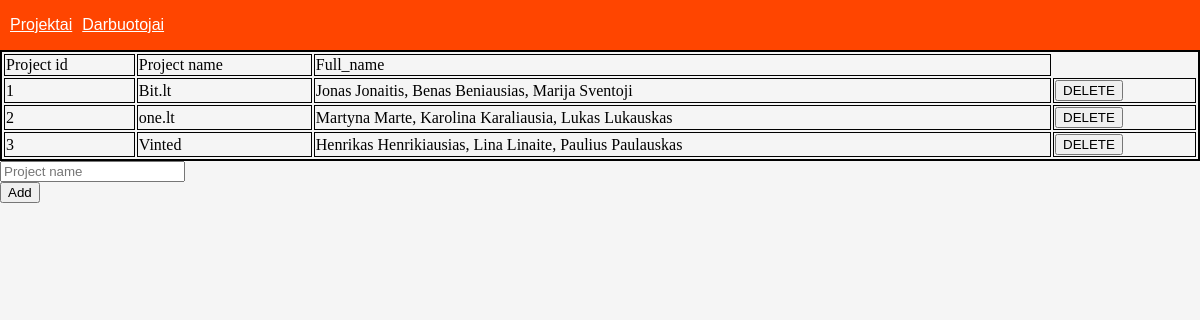
The page / on the database its author committed.
### tables this page shows
CREATE TABLE `projektai` (
  `project_id` int(11) NOT NULL AUTO_INCREMENT,
  `project_name` varchar(55) DEFAULT NULL,
  PRIMARY KEY (`project_id`),
  UNIQUE KEY `project_id` (`project_id`)
);

### Library/projektai.php (the view)
<?php
print('<table>
<tr>
<td>Project id</td>
<td>Project name</td>
<td>Full_name</td>
</tr>');
$sql = 'SELECT project_id, project_name, GROUP_CONCAT(CONCAT(first_name, " " ,last_name) SEPARATOR ", ")
as Full_name
FROM sprint1.projektai
left join darbuotojai
on projektai.project_name = darbuotojai.WorkingOn
group by project_name, project_id;';
$resultproj = mysqli_query($conn, $sql);
if (mysqli_num_rows($resultproj) > 0) {
    $counter=0;
    while($row = mysqli_fetch_assoc($resultproj)) {
        print('<tr>'.
              '<td> ' . ++$counter . '</td>' .
              ' <td>' . $row['project_name'] . '</td>' .
              ' <td>' . $row['Full_name'].'</td>' .
              '<td><form action="" method="POST"><button type="submit" name="delete" value="' . $row["project_id"]. '">DELETE</button></form>' .
              '</td></tr>');
    }
}
else {
    echo "0 results";
}
?>
</table>
<form action="" method="post">
        <input  type="text" name="project_name" placeholder="Project name" required autofocus><br>
        <button type="submit" name="addProject">Add</button>
    </form>

### css/style.css (style rules this page uses)
body { display: flex; justify-content: center; flex-wrap: wrap; flex-direction: column; background-color: whitesmoke; margin: 0px; }
td, tr { border: 1px solid black; }
table { width: 100%; border: solid 2px black; }

### rows shown on the page
projektai: project_name "Bit.lt", Full_name "Jonas Jonaitis, Benas Beniausias, Marija Sventoji", $row["project_id"] 7 (drawn)
projektai: project_name "one.lt", Full_name "Martyna Marte, Karolina Karaliausia, Lukas Lukauskas", $row["project_id"] 3 (drawn)
projektai: project_name "Vinted", Full_name "Henrikas Henrikiausias, Lina Linaite, Paulius Paulauskas", $row["project_id"] 1 (drawn)
